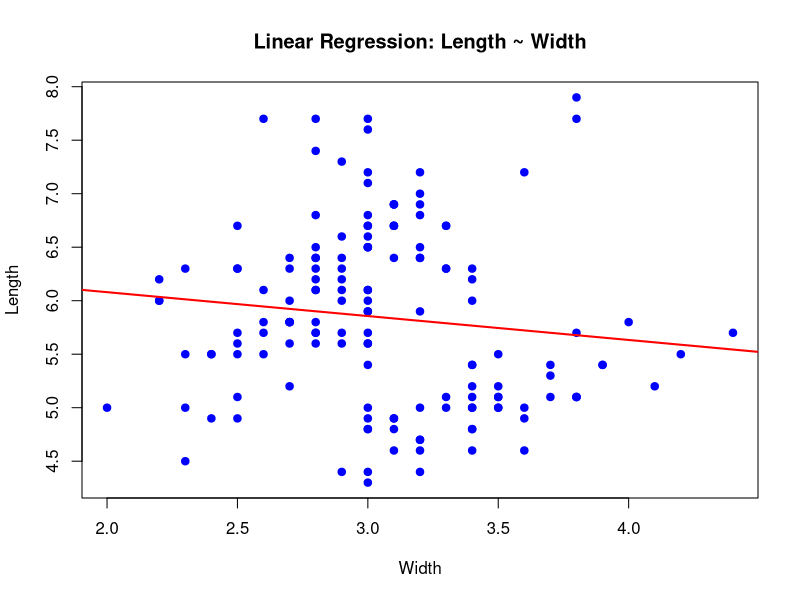

The R source for this figure:
## ---- chunk 1
# Load dataset
data(iris)

# Fit a linear regression model
lm_model <- lm(Sepal.Length ~ Sepal.Width, data = iris)

# Model summary
summary(lm_model)

# Predictions for new horsepower values
new_data <- data.frame(Sepal.Width = c(2, 2.1, 3.2))
predictions <- predict(lm_model, new_data, interval = "confidence")
predictions

# Plot data with regression line
plot(iris$Sepal.Width, iris$Sepal.Length, 
     pch = 19, col = "blue", 
     xlab = "Width", ylab = "Length",
     main = "Linear Regression: Length ~ Width")
abline(lm_model, col = "red", lwd = 2)

